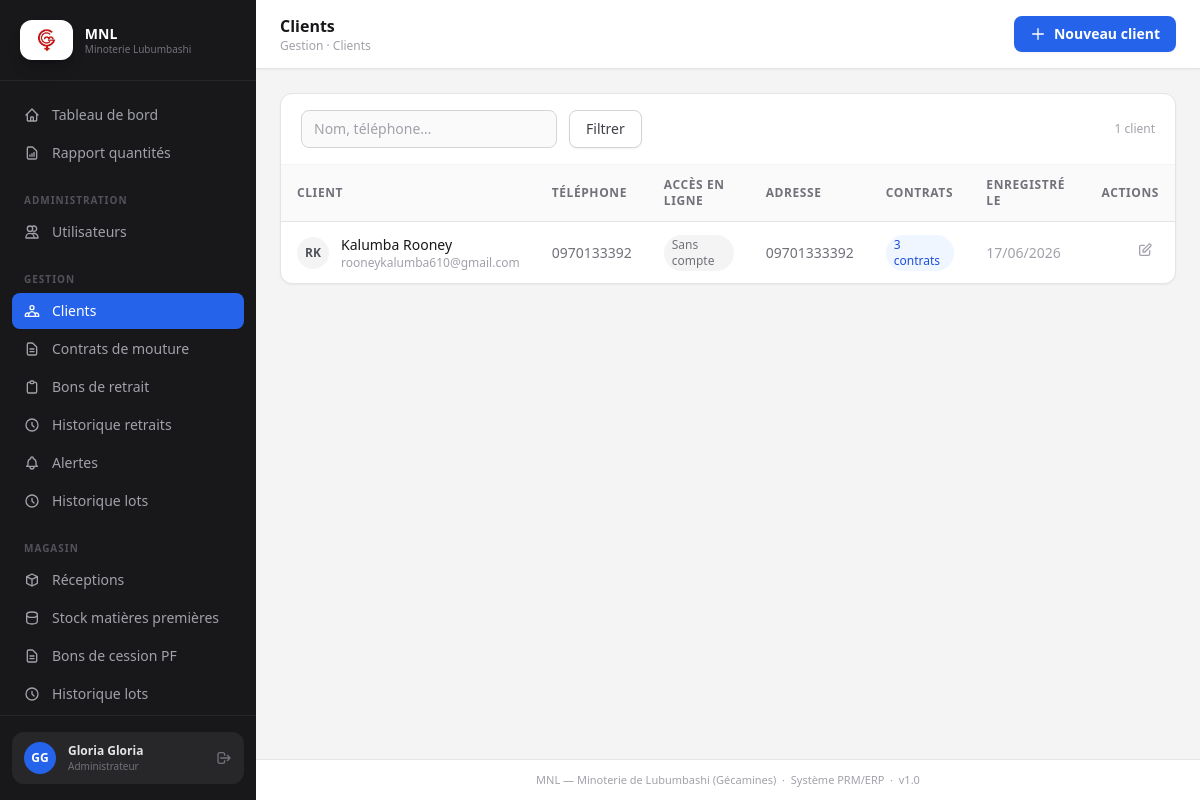
Screenshot of /clients/ (signed in) with the database file from the repository.
### accounts/models.py (models this page shows, shortened)
class Utilisateur(AbstractUser):
    ROLES = [
        ('ADMIN',       'Administrateur'),
        ('COMPTABLE',   'Comptable'),
        ('MAGASINIER',  'Magasinier'),
        ('LABORANTIN',  'Laborantin'),
        ('MEUNIER',     'Meunier'),
        ('CLIENT',      'Client'),
    ]
    username   = None
    email      = models.EmailField(unique=True)
    nom        = models.CharField(max_length=100)
    prenom     = models.CharField(max_length=100)
    telephone  = models.CharField(max_length=20, blank=True)
    role       = models.CharField(max_length=20, choices=ROLES)
    actif      = models.BooleanField(default=True)
    profil_client = models.OneToOneField(
        'clients.Client', on_delete=models.SET_NULL,
        null=True, blank=True, related_name='compte_utilisateur',
        help_text="Fiche client liée (rôle Client uniquement)",
    )
    USERNAME_FIELD  = 'email'
    REQUIRED_FIELDS = ['nom', 'prenom', 'role']
    objects = UtilisateurManager()
    class Meta:
        verbose_name = 'Utilisateur'
        verbose_name_plural = 'Utilisateurs'
        ordering = ['nom', 'prenom']

### clients/models.py (models this page shows, shortened)
class Client(models.Model):
    nom                  = models.CharField(max_length=100)
    prenom               = models.CharField(max_length=100)
    telephone            = models.CharField(max_length=20)
    adresse              = models.TextField(blank=True)
    email                = models.EmailField(blank=True)
    date_enregistrement  = models.DateField(auto_now_add=True)
    enregistre_par       = models.ForeignKey(
        Utilisateur, on_delete=models.SET_NULL,
        null=True, related_name='clients_enregistres'
    )
    class Meta:
        verbose_name = 'Client'
        ordering    = ['nom', 'prenom']

### clients/views.py (the view)
# urls.py: path('',           views.ListeClientsView.as_view(),   name='list'),
class ListeClientsView(LoginRequiredMixin, View):
    def get(self, request):
        qs = Client.objects.select_related('compte_utilisateur').all()
        q = request.GET.get('q', '').strip()
        if q:
            qs = qs.filter(nom__icontains=q) | qs.filter(prenom__icontains=q) | qs.filter(telephone__icontains=q)
        paginator = Paginator(qs, 20)
        page_obj = paginator.get_page(request.GET.get('page'))
        return render(request, 'clients/list.html', {'page_obj': page_obj})

### core/context_processors.py (called while the page is built)
def alertes(request):
    if not request.user.is_authenticated:
        return {'alerte_count': 0, 'client_notification_count': 0}
    if request.user.role == 'CLIENT' and request.user.profil_client_id:
        count = NotificationClient.objects.filter(
            client=request.user.profil_client, lu=False,
        ).count()
        return {'alerte_count': count, 'client_notification_count': count}
    count = Alerte.objects.filter(destinataire=request.user, lu=False).count()
    return {'alerte_count': count, 'client_notification_count': 0}

### templates/clients/list.html (shortened to what this page needs)
{% extends 'base.html' %}
{% block page_title %}Clients{% endblock %}
{% block breadcrumb %}<p class="text-xs text-zinc-400">Gestion · Clients</p>{% endblock %}
{% block topbar_actions %}
{% if user.role in 'ADMIN,COMPTABLE' %}
<a href="{% url 'clients:create' %}" class="btn-primary">
  <svg class="w-4 h-4" fill="none" viewBox="0 0 24 24" stroke="currentColor" stroke-width="2"><path stroke-linecap="round" stroke-linejoin="round" d="M12 4v16m8-8H4"/></svg>
  Nouveau client
</a>
{% endif %}
{% endblock %}
{% block content %}
<div class="card overflow-hidden">
  <div class="px-5 py-4 border-b border-zinc-100 flex flex-wrap items-center gap-3">
    <form method="get" class="flex gap-3 flex-1">
      <input type="text" name="q" value="{{ request.GET.q }}" placeholder="Nom, téléphone…"
        class="w-64 px-3 py-2 text-sm border border-zinc-300 rounded-lg bg-zinc-50 focus:outline-none focus:ring-2 focus:ring-blue-500 focus:bg-white transition-colors placeholder-zinc-400">
      <button type="submit" class="btn-secondary">Filtrer</button>
    </form>
    <span class="text-xs text-zinc-400">{{ page_obj.paginator.count }} client{{ page_obj.paginator.count|pluralize }}</span>
  </div>
  <div class="overflow-x-auto">
    <table class="w-full">
      <thead class="bg-zinc-50 border-b border-zinc-200">
        <tr>
          <th class="table-th">Client</th>
          <th class="table-th">Téléphone</th>
          <th class="table-th">Accès en ligne</th>
          <th class="table-th">Adresse</th>
          <th class="table-th">Contrats</th>
          <th class="table-th">Enregistré le</th>
          <th class="table-th text-right">Actions</th>
        </tr>
      </thead>
      <tbody class="divide-y divide-zinc-100">
        {% for c in page_obj %}
        <tr class="hover:bg-zinc-50 transition-colors">
          <td class="table-td">
            <div class="flex items-center gap-3">
              <div class="w-8 h-8 rounded-full bg-zinc-100 flex items-center justify-center shrink-0">
                <span class="text-xs font-bold text-zinc-600">{{ c.prenom.0|upper }}{{ c.nom.0|upper }}</span>
              </div>
              <div>
                <p class="font-medium text-zinc-900">{{ c.nom }} {{ c.prenom }}</p>
                {% if c.email %}<p class="text-xs text-zinc-400">{{ c.email }}</p>{% endif %}
              </div>
            </div>
          </td>
          <td class="table-td text-zinc-500">{{ c.telephone }}</td>
          <td class="table-td">
            {% if c.compte_utilisateur %}
            <span class="inline-flex items-center px-2 py-0.5 rounded-full text-xs font-medium bg-emerald-50 text-emerald-700">Compte actif</span>
            {% else %}
            <span class="inline-flex items-center px-2 py-0.5 rounded-full text-xs font-medium bg-zinc-100 text-zinc-500">Sans compte</span>
            {% endif %}
          </td>
          <td class="table-td text-zinc-500 max-w-xs truncate">{{ c.adresse|default:"—" }}</td>
          <td class="table-td">
            <span class="inline-flex items-center px-2 py-0.5 rounded-full text-xs font-medium bg-blue-50 text-blue-700">
              {{ c.contrats.count }} contrat{{ c.contrats.count|pluralize }}
            </span>
          </td>
          <td class="table-td text-zinc-400">{{ c.date_enregistrement|date:"d/m/Y" }}</td>
          <td class="table-td text-right">
            {% if user.role in 'ADMIN,COMPTABLE' %}
            <a href="{% url 'clients:edit' c.pk %}" class="p-1.5 rounded-md text-zinc-400 hover:text-blue-600 hover:bg-blue-50 transition-colors inline-block">
              <svg class="w-4 h-4" fill="none" viewBox="0 0 24 24" stroke="currentColor" stroke-width="2">
                <path stroke-linecap="round" stroke-linejoin="round" d="M11 5H6a2 2 0 00-2 2v11a2 2 0 002 2h11a2 2 0 002-2v-5m-1.414-9.414a2 2 0 112.828 2.828L11.828 15H9v-2.828l8.586-8.586z"/>
              </svg>
            </a>
            {% endif %}
          </td>
        </tr>
        {% empty %}
        <tr><td colspan="7" class="py-16 text-center text-sm text-zinc-400">Aucun client enregistré</td></tr>
        {% endfor %}
      </tbody>
    </table>
  </div>
</div>
{% endblock %}

### templates/base.html (shortened to what this page needs)
<!DOCTYPE html>
<html lang="fr" class="h-full">
<head>
  {% load static %}
  <script src="https://cdn.tailwindcss.com"></script>
</head>
<body class="h-full flex bg-zinc-100">
<aside class="w-64 shrink-0 flex flex-col bg-zinc-900 h-screen sticky top-0">
  <div class="flex items-center gap-3 px-5 py-5 border-b border-zinc-800">
    <div class="h-10 px-2 rounded-xl bg-white flex items-center justify-center shrink-0 shadow-lg shadow-black/20">
      <img src="{% static 'images/logo-mnl.png' %}" alt="Logo MNL — Gécamines" class="h-7 w-auto object-contain">
    </div>
    <div>
      <p class="text-sm font-bold text-white leading-tight">MNL</p>
      <p class="text-[10px] text-zinc-500 leading-tight">Minoterie Lubumbashi</p>
    </div>
  </div>
  <nav class="flex-1 px-3 py-4 overflow-y-auto space-y-0.5">
    {% with path=request.path %}
    <a href="{% url 'core:dashboard' %}" class="nav-link {% if '/dashboard/' in path %}active{% endif %}">
      <svg class="w-4 h-4 shrink-0" fill="none" viewBox="0 0 24 24" stroke="currentColor" stroke-width="2">
        <path stroke-linecap="round" stroke-linejoin="round" d="M3 12l2-2m0 0l7-7 7 7M5 10v10a1 1 0 001 1h3m10-11l2 2m-2-2v10a1 1 0 01-1 1h-3m-6 0a1 1 0 001-1v-4a1 1 0 011-1h2a1 1 0 011 1v4a1 1 0 001 1m-6 0h6"/>
      </svg>
      Tableau de bord
    </a>
    {% if user.role in 'ADMIN,COMPTABLE' %}
    <a href="{% url 'core:rapport' %}" class="nav-link {% if '/rapport/' in path %}active{% endif %}">
      <svg class="w-4 h-4 shrink-0" fill="none" viewBox="0 0 24 24" stroke="currentColor" stroke-width="2">
        <path stroke-linecap="round" stroke-linejoin="round" d="M9 17v-2m3 2v-4m3 4v-6m2 10H7a2 2 0 01-2-2V5a2 2 0 012-2h5.586a1 1 0 01.707.293l5.414 5.414a1 1 0 01.293.707V19a2 2 0 01-2 2z"/>
      </svg>
      Rapport quantités
    </a>
    {% endif %}
    {% if user.role == 'ADMIN' %}
    <p class="nav-section">Administration</p>
    <a href="{% url 'accounts:users_list' %}" class="nav-link {% if '/accounts/users' in path %}active{% endif %}">
      <svg class="w-4 h-4 shrink-0" fill="none" viewBox="0 0 24 24" stroke="currentColor" stroke-width="2">
        <path stroke-linecap="round" stroke-linejoin="round" d="M12 4.354a4 4 0 110 5.292M15 21H3v-1a6 6 0 0112 0v1zm0 0h6v-1a6 6 0 00-9-5.197M13 7a4 4 0 11-8 0 4 4 0 018 0z"/>
      </svg>
      Utilisateurs
    </a>
    {% endif %}
    {% if user.role in 'ADMIN,COMPTABLE' %}
    <p class="nav-section">Gestion</p>
    <a href="{% url 'clients:list' %}" class="nav-link {% if '/clients/' in path %}active{% endif %}">
      Clients
    </a>
    <a href="{% url 'contrats:list' %}" class="nav-link {% if '/contrats/' in path %}active{% endif %}">
      <svg class="w-4 h-4 shrink-0" fill="none" viewBox="0 0 24 24" stroke="currentColor" stroke-width="2">
        <path stroke-linecap="round" stroke-linejoin="round" d="M9 12h6m-6 4h6m2 5H7a2 2 0 01-2-2V5a2 2 0 012-2h5.586a1 1 0 01.707.293l5.414 5.414a1 1 0 01.293.707V19a2 2 0 01-2 2z"/>
      </svg>
      Contrats de mouture
    </a>
    <a href="{% url 'facturation:bons_list' %}" class="nav-link {% if '/facturation/bons' in path %}active{% endif %}">
      <svg class="w-4 h-4 shrink-0" fill="none" viewBox="0 0 24 24" stroke="currentColor" stroke-width="2">
        <path stroke-linecap="round" stroke-linejoin="round" d="M9 5H7a2 2 0 00-2 2v12a2 2 0 002 2h10a2 2 0 002-2V7a2 2 0 00-2-2h-2M9 5a2 2 0 002 2h2a2 2 0 002-2M9 5a2 2 0 012-2h2a2 2 0 012 2"/>
      </svg>
      Bons de retrait
    </a>
    <a href="{% url 'facturation:mes_retraits' %}" class="nav-link {% if '/facturation/mes-retraits' in path %}active{% endif %}">
      <svg class="w-4 h-4 shrink-0" fill="none" viewBox="0 0 24 24" stroke="currentColor" stroke-width="2">
        <path stroke-linecap="round" stroke-linejoin="round" d="M12 8v4l3 3m6-3a9 9 0 11-18 0 9 9 0 0118 0z"/>
      </svg>
      Historique retraits
    </a>
    <a href="{% url 'facturation:alertes' %}" class="nav-link {% if '/facturation/alertes' in path %}active{% endif %}">
      Alertes
    </a>
    <a href="{% url 'production:lots_list' %}" class="nav-link {% if '/production/lots' in path %}active{% endif %}">
      <svg class="w-4 h-4 shrink-0" fill="none" viewBox="0 0 24 24" stroke="currentColor" stroke-width="2">
        <path stroke-linecap="round" stroke-linejoin="round" d="M12 8v4l3 3m6-3a9 9 0 11-18 0 9 9 0 0118 0z"/>
      </svg>
      Historique lots
    </a>
    {% endif %}
    {% if user.role in 'ADMIN,MAGASINIER' %}
    <p class="nav-section">Magasin</p>
    <a href="{% url 'magasin:receptions_list' %}" class="nav-link {% if '/magasin/receptions' in path %}active{% endif %}">
      <svg class="w-4 h-4 shrink-0" fill="none" viewBox="0 0 24 24" stroke="currentColor" stroke-width="2">
        <path stroke-linecap="round" stroke-linejoin="round" d="M20 7l-8-4-8 4m16 0l-8 4m8-4v10l-8 4m0-10L4 7m8 4v10M4 7v10l8 4"/>
      </svg>
      Réceptions
    </a>
    <a href="{% url 'magasin:stock' %}" class="nav-link {% if '/magasin/stock' in path %}active{% endif %}">
      <svg class="w-4 h-4 shrink-0" fill="none" viewBox="0 0 24 24" stroke="currentColor" stroke-width="2">
        <path stroke-linecap="round" stroke-linejoin="round" d="M4 7v10c0 2.21 3.582 4 8 4s8-1.79 8-4V7M4 7c0 2.21 3.582 4 8 4s8-1.79 8-4M4 7c0-2.21 3.582-4 8-4s8 1.79 8 4"/>
      </svg>
      Stock matières premières
    </a>
    <a href="{% url 'magasin:bons_cession_list' %}" class="nav-link {% if '/magasin/bons-cession' in path %}active{% endif %}">
      <svg class="w-4 h-4 shrink-0" fill="none" viewBox="0 0 24 24" stroke="currentColor" stroke-width="2">
        <path stroke-linecap="round" stroke-linejoin="round" d="M9 12h6m-6 4h6m2 5H7a2 2 0 01-2-2V5a2 2 0 012-2h5.586a1 1 0 01.707.293l5.414 5.414a1 1 0 01.293.707V19a2 2 0 01-2 2z"/>
      </svg>
      Bons de cession PF
    </a>
    <a href="{% url 'production:lots_list' %}" class="nav-link {% if '/production/lots' in path %}active{% endif %}">
      <svg class="w-4 h-4 shrink-0" fill="none" viewBox="0 0 24 24" stroke="currentColor" stroke-width="2">
        <path stroke-linecap="round" stroke-linejoin="round" d="M12 8v4l3 3m6-3a9 9 0 11-18 0 9 9 0 0118 0z"/>
      </svg>
      Historique lots
    </a>
    <a href="{% url 'facturation:alertes' %}" class="nav-link {% if '/facturation/alertes' in path %}active{% endif %}">
    </a>
    {% endif %}
    {% endwith %}
  </nav>
  <div class="px-3 py-4 border-t border-zinc-800">
    <div class="flex items-center gap-3 px-3 py-2.5 rounded-xl bg-zinc-800">
      <div class="w-8 h-8 rounded-full bg-blue-600 flex items-center justify-center shrink-0">
        <span class="text-xs font-bold text-white">{{ user.prenom.0|upper }}{{ user.nom.0|upper }}</span>
      </div>
      <div class="min-w-0 flex-1">
        <p class="text-xs font-semibold text-zinc-200 truncate">{{ user.prenom }} {{ user.nom }}</p>
        <p class="text-[10px] text-zinc-500 truncate">{{ user.get_role_display }}</p>
      </div>
      <a href="{% url 'accounts:logout' %}" title="Déconnexion" class="text-zinc-500 hover:text-red-400 transition-colors">
        <svg class="w-4 h-4" fill="none" viewBox="0 0 24 24" stroke="currentColor" stroke-width="2">
          <path stroke-linecap="round" stroke-linejoin="round" d="M17 16l4-4m0 0l-4-4m4 4H7m6 4v1a3 3 0 01-3 3H6a3 3 0 01-3-3V7a3 3 0 013-3h4a3 3 0 013 3v1"/>
        </svg>
      </a>
    </div>
  </div>
</aside>
<div class="flex-1 flex flex-col min-h-screen overflow-x-hidden">
  <header class="sticky top-0 z-10 bg-white border-b border-zinc-200 px-6 py-3.5 flex items-center justify-between shadow-sm">
    <div>
      <h1 class="text-base font-semibold text-zinc-900">{% block page_title %}{% endblock %}</h1>
      {% block breadcrumb %}{% endblock %}
    </div>
    <div class="flex items-center gap-2">
      {% block topbar_actions %}{% endblock %}
    </div>
  </header>
  <main class="flex-1 px-6 py-6">
    {% block content %}{% endblock %}
  </main>
  <footer class="px-6 py-3 border-t border-zinc-200 text-[11px] text-zinc-400 text-center bg-white">
    MNL — Minoterie de Lubumbashi (Gécamines) &nbsp;·&nbsp; Système PRM/ERP &nbsp;·&nbsp; v1.0
  </footer>
</div>
</body>
</html>

### rows the page displays
Utilisateur: prenom.0 "G", nom.0 "G", prenom "Gloria", nom "Gloria", role "Administrateur"
Client: prenom.0 "R", nom.0 "K", nom "Kalumba", prenom "Rooney", email "rooneykalumba610@gmail.com", telephone "0970133392", adresse "09701333392", contrats.count "3", date_enregistrement "17/06/2026"

### other values shown
{{ page_obj.paginator.count }} "1"
